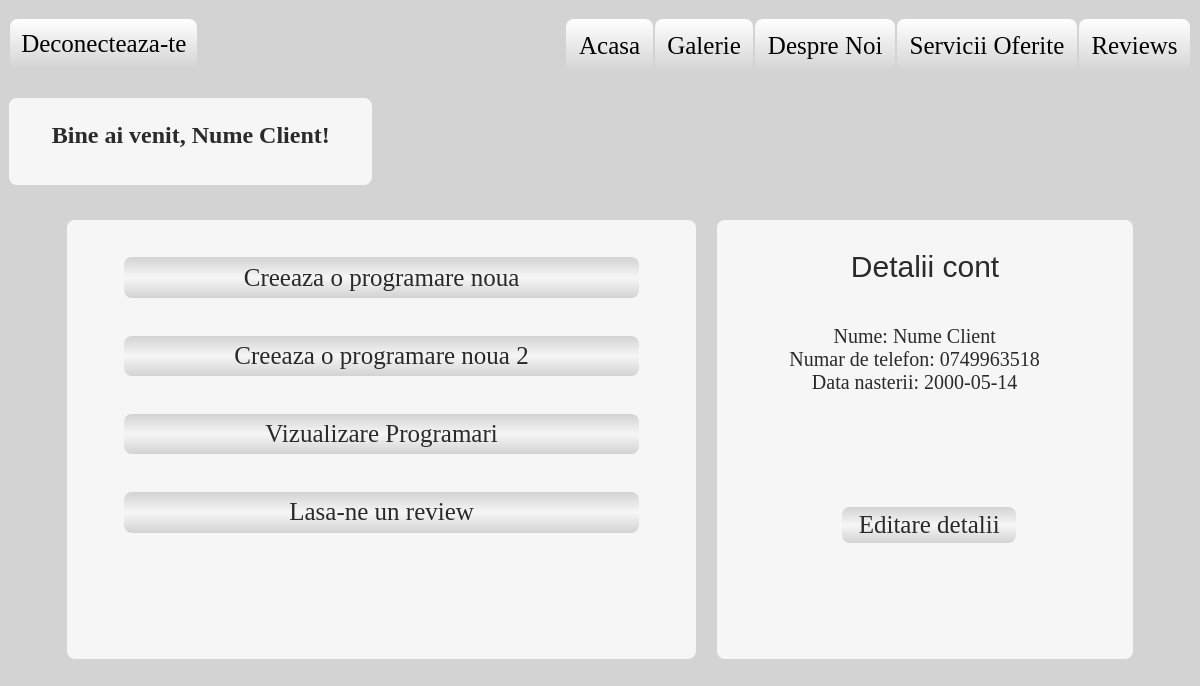
Screenshot of /myAccount.php?mailUser=mailcl1@gmail.com with the database file from the repository.
### tables this page shows
CREATE TABLE `client` (
  `tokenCl` int(11) NOT NULL DEFAULT '-1',
  `idCl` int(100) NOT NULL,
  `numeCl` varchar(50) NOT NULL,
  `mailCl` varchar(50) NOT NULL,
  `nrTelCl` varchar(10) NOT NULL,
  `dataNaCl` date NOT NULL,
  `parolaCl` varchar(30) NOT NULL
);

### myAccount.php (the view, shortened to what this page needs)
<!DOCTYPE>
<html>
	<head>
		<link rel="stylesheet" href="myAccountCSS.css">
		<link rel="stylesheet"href="prevAndTopBCSS.css">
	</head>
	<body>
	<?php
	include "functions2.php";
	$mailUser=$_GET['mailUser'];
	$sql = "SELECT idCl, numeCl, nrTelCl, dataNaCl FROM client WHERE mailCl ='$mailUser'";
	$result= $conn->query($sql);
	$row = $result->fetch_assoc();
	$numeCl= $row["numeCl"];
	$nrTelCl= $row["nrTelCl"];
	$dataNaCl= $row["dataNaCl"];
	echo' <div id="topbarid" class="topbar">
		<div id="tblid" class="tbl"> ';
			echo'<a href="index.php"> Deconecteaza-te </a>';
		echo'</div>
		<div id="tbrid" class="tbr">';
			echo'<a href="myAccount.php?mailUser='.$mailUser.'">Acasa</a>';
			echo'<a href="galerieF2.php?mailUser='.$mailUser.'">Galerie</a>';
			echo'<a href="aboutUs.php?mailUser='.$mailUser.'"> Despre Noi</a>';
			echo'<a href="aboutServices.php?mailUser='.$mailUser.'"> Servicii Oferite </a>';
			echo'<a href="reviews.php?mailUser='.$mailUser.'"> Reviews </a>';
	echo'	</div>
	</div>';
	?>
	<div class="welcome">
		<?php
			echo '<h2>Bine ai venit, '.$row["numeCl"].'!</h2>';
		?>
	</div>
	<div id="mainid" class="mainDiv">
		<div id="progrid" class="progr">
			<?php echo '<a href="progrNoua.php?mailUser='.$mailUser.'">Creeaza o programare noua</a>';?>
			<?php echo '<a href="alegeMasina.php?mailUser='.$mailUser.'">Creeaza o programare noua 2</a>';?>
			<?php echo '<a href="vizProgr.php?mailUser='.$mailUser.'">Vizualizare Programari</a>';?>
			<?php echo '<a href="giveReview.php?mailUser='.$mailUser.'">Lasa-ne un review</a>';?>
		</div>
		<div id="detailsid" class="details">
			<p>Detalii cont</p>
			<div class="detCl">
				<?php
					echo "Nume: " . $numeCl. "<br>";
					echo "Numar de telefon: " . $nrTelCl. "<br>";
					echo "Data nasterii: " . $dataNaCl. "<br>";
				?>
			</div>
			<?php echo '<a href="editDetails.php?email='.$mailUser.'&mailUser='.$mailUser.'">Editare detalii</a>';?>
		</div>
	</div>
	</body>
</html>

### myAccountCSS.css (style rules this page uses)
body { background-image:url("images/homeBackgr.jpg"); background-size: cover; background-color:lightgray; }
.mainDiv { position: relative; background-repeat:no-repeat; height:70%; width:90%; left:5%; top: 30px; text-align:center; }
.mainDiv a { border-radius: 8px; background-color: white; padding:1%; margin:1px; text-decoration:none; font-size:25px; color:black; }
.progr { position:absolute; opacity:0.8; background-color:white; top:5px; left:0px; width:59%; height:80%; border-radius: 8px; }
.details { position:absolute; opacity:0.8; background-color:white; top:5px; right:0px; width:39%; height:80%; float:right; border-radius: 8px; }
.progr a { display:block; width:80%; margin: 6% 9%; text-align:center; background-image:linear-gradient(lightgray,white,lightgray); }
.detCl { width:75%; height:30%; margin-top:10%; margin-left:10%; margin-right:20%; text-align:center; font-size: 20px; }
.details a { text-align:center; display:block; width:40%; margin-left:30%; margin-top:50px; background-image:linear-gradient(lightgray,white,lightgray); }
.details p { font-family:Arial; font-size:30; text-align:center; }

### prevAndTopBCSS.css (style rules this page uses)
a { text-decoration: none; display: inline-block; padding: 8px 16px; }
.topbar { position: relative; background-repeat:no-repeat; height:10%; width:100%; top: 5px; left: 1px; }
.tbl { position:absolute; top:5px; left:0px; width:47%; }
.tbr { position:absolute; top:5px; right:0px; width:53%; }
.topbar a { border-radius: 8px; background-image:linear-gradient(white,lightgray); padding:1%; margin:1px; text-decoration:none; font-size:25px; color:black; padding:2%; }
.welcome { opacity:0.8; background-color:white; width:30%; padding:4px; height:10%; text-align:center; margin-top:1%; margin-left:0.1%; border-radius: 8px; }

### rows the page displays
client: numeCl "Nume Client", nrTelCl "0749963518", dataNaCl "2000-05-14"
